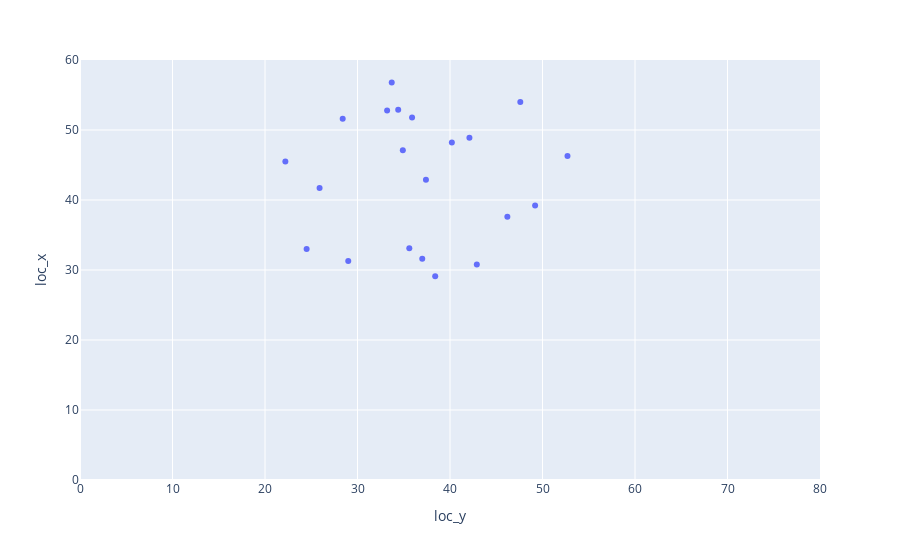

The cell this chart's notebook holds for it:
### Markdown cell above
## Customizing Figures

The figure above is a barebones scatter plot, which in many cases is entirely adequate. In order to create the scatter plot, we need to pass the data source (the `shots` Data Frame), as well as the columns that will be used as x and y coordinates.

In this case, we also choose to assign the figure to a variable rather than display it immediately. We assign the figure to the variable `fig` (you might notice that I am not much good at creative naming...), and we then use the line `fig.show()` when we are ready to create the visualization.

As we look at this figure, we should notice that our figure is actually pretty hard to read as a graph of shots in a football match. `loc_y` is the lateral position on the field (yards from one sideline), and `loc_x` is the vertical position on the field (or distance from midfield). Perhaps we should rescale our shot map?

### Code cell
fig = px.scatter(shots, x='loc_y', y='loc_x', range_x=[0,80], range_y=[0,60])

fig.show()

### Figure 1 — Plotly figure (JSON) as saved in the notebook; plotly's stock layout.template omitted (floating-point values rounded to 4 significant figures)
{"data": [{"hovertemplate": "loc_y=%{x}<br>loc_x=%{y}<extra></extra>", "legendgroup": "", "marker": {"color": "#636efa", "symbol": "circle"}, "mode": "markers", "name": "", "orientation": "v", "showlegend": false, "type": "scatter", "x": [34.9, 35.9, 34.4, 49.2, 22.2, 29, 37, 33.7, 24.5, 40.2, 37.4, 42.1, 33.2, 47.6, 25.9, 38.4, 28.4, 35.6, 46.2, 52.7, 42.9], "xaxis": "x", "y": [47.1, 51.8, 52.9, 39.2, 45.5, 31.3, 31.6, 56.8, 33, 48.2, 42.9, 48.9, 52.8, 54, 41.7, 29.1, 51.6, 33.1, 37.6, 46.3, 30.8], "yaxis": "y"}], "layout": {"autosize": true, "legend": {"tracegroupgap": 0}, "margin": {"t": 60}, "xaxis": {"anchor": "y", "domain": [0, 1], "range": [0, 80], "title": {"text": "loc_y"}, "type": "linear"}, "yaxis": {"anchor": "x", "domain": [0, 1], "range": [0, 60], "title": {"text": "loc_x"}, "type": "linear"}}}
